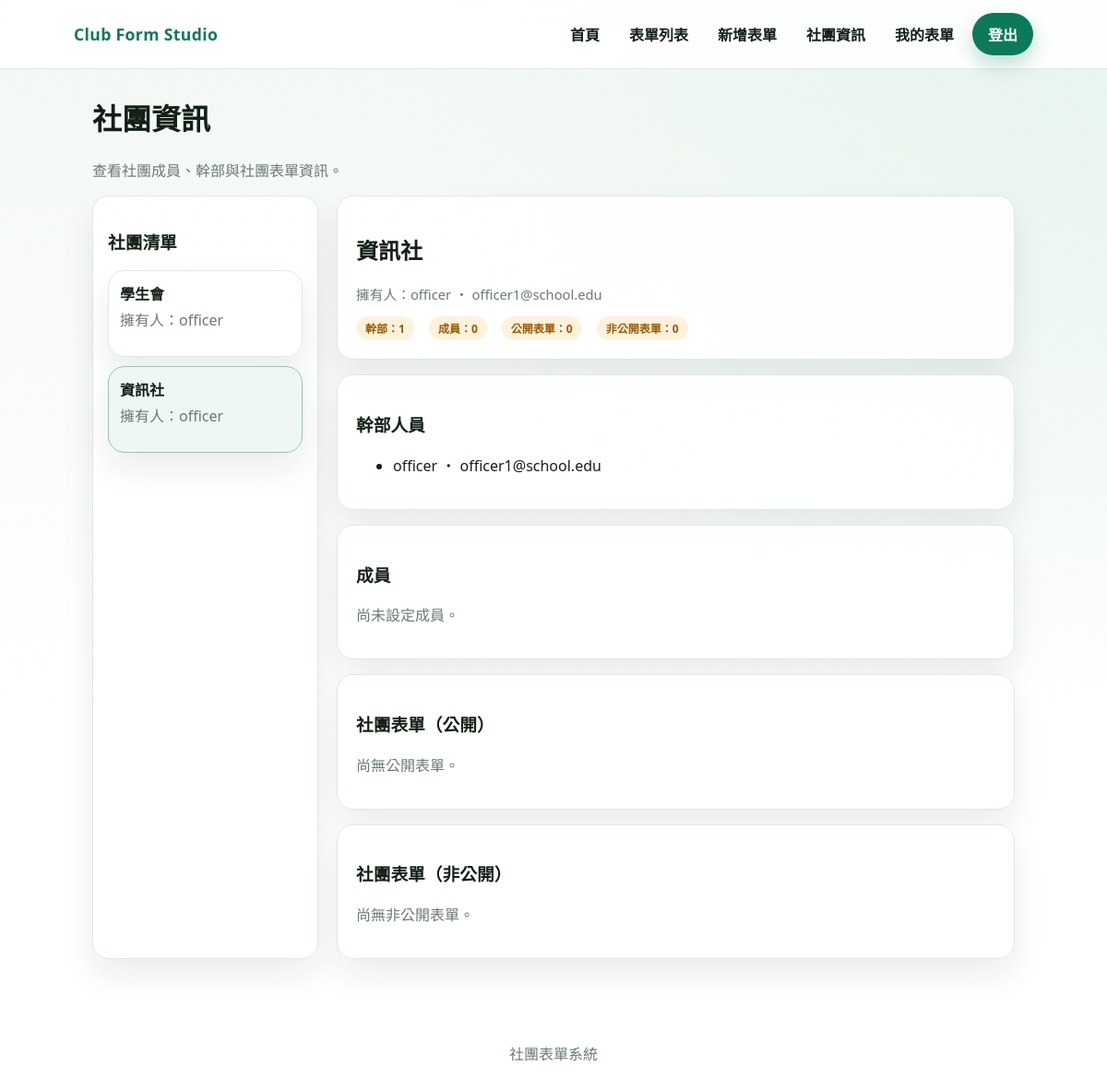
Screenshot of /clubs/manage.php?id=2 (signed in) with the database file from the repository.
### tables this page shows
CREATE TABLE clubs (
    id INT PRIMARY KEY AUTO_INCREMENT,
    name VARCHAR(100) UNIQUE NOT NULL,
    owner_user_id INT NOT NULL COMMENT '社團持有人（建立者）',
    created_at TIMESTAMP DEFAULT CURRENT_TIMESTAMP,
    updated_at TIMESTAMP DEFAULT CURRENT_TIMESTAMP ON UPDATE CURRENT_TIMESTAMP,
    FOREIGN KEY (owner_user_id) REFERENCES users(id) ON DELETE RESTRICT,
    INDEX idx_owner (owner_user_id)
);

CREATE TABLE users (
    id INT PRIMARY KEY AUTO_INCREMENT,
    username VARCHAR(50) UNIQUE NOT NULL,
    password VARCHAR(255) NOT NULL,
    email VARCHAR(100) UNIQUE NOT NULL,
    role ENUM('member', 'owner', 'club_officer', 'admin') DEFAULT 'member' COMMENT '系統身份，社團角色請見 club_memberships',
    created_at TIMESTAMP DEFAULT CURRENT_TIMESTAMP,
    updated_at TIMESTAMP DEFAULT CURRENT_TIMESTAMP ON UPDATE CURRENT_TIMESTAMP
);

CREATE TABLE club_memberships (
    id INT PRIMARY KEY AUTO_INCREMENT,
    user_id INT NOT NULL,
    club_id INT NOT NULL,
    role ENUM('member', 'owner', 'club_officer') NOT NULL COMMENT 'member: 成員, owner: 幹部, club_officer: 持有人',
    created_at TIMESTAMP DEFAULT CURRENT_TIMESTAMP,
    FOREIGN KEY (user_id) REFERENCES users(id) ON DELETE CASCADE,
    FOREIGN KEY (club_id) REFERENCES clubs(id) ON DELETE CASCADE,
    UNIQUE KEY uniq_membership (user_id, club_id),
    INDEX idx_club (club_id),
    INDEX idx_role (role)
);

### clubs/manage.php (the view, shortened to what this page needs)
<?php
$user_raw = isset($_SESSION['user']) ? $_SESSION['user'] : null;
$errors = [];
$is_admin = false;
$clubs = [];
$club = null;
$members = [];
$officers = [];
$public_forms = [];
$private_forms = [];
$selected_id = isset($_GET['id']) ? (int) $_GET['id'] : 0;
try {
	$pdo = get_db();
	$user_stmt = $pdo->prepare('SELECT id, username, role FROM users WHERE username = :u LIMIT 1');
	$user_stmt->execute([':u' => $user_raw]);
	$current_user = $user_stmt->fetch();
	if (!$current_user) {
		$errors[] = '找不到登入帳號資料。';
	} else {
		$is_admin = ($current_user['role'] === 'admin');
	}
	if (empty($errors)) {
		if ($is_admin) {
			$clubs = $pdo->query('SELECT c.id, c.name, u.username AS owner_name FROM clubs c JOIN users u ON u.id = c.owner_user_id ORDER BY c.name ASC')->fetchAll();
		}
	}
	if (empty($clubs)) {
		$errors[] = $is_admin ? '尚未建立任何社團。' : '你尚未加入任何社團。';
	} else {
		$stmt = $pdo->prepare('SELECT c.id, c.name, c.owner_user_id, u.username AS owner_name, u.email AS owner_email FROM clubs c JOIN users u ON u.id = c.owner_user_id WHERE c.id = :id LIMIT 1');
		$stmt->execute([':id' => $selected_id]);
		$club = $stmt->fetch();
		if (!$club) {
			$errors[] = '找不到指定的社團。';
		} else {
			$member_stmt = $pdo->prepare('SELECT u.username, u.email, m.role FROM club_memberships m JOIN users u ON u.id = m.user_id WHERE m.club_id = :club ORDER BY m.role DESC, u.username ASC');
			$member_stmt->execute([':club' => $club['id']]);
			$members_all = $member_stmt->fetchAll();
			foreach ($members_all as $member) {
				if (in_array($member['role'], ['owner', 'club_officer'], true)) {
					$officers[] = $member;
				} elseif ($member['role'] === 'member') {
					$members[] = $member;
				}
			}
		}
	}
} catch (Throwable $e) {
	$errors[] = '資料庫讀取失敗，請稍後再試。';
}
?>
<!doctype html>
<html lang="zh-Hant">
	<head>
		<link rel="stylesheet" href="/group_41/css/app.css" />
	</head>
	<body>
		<?php require __DIR__ . '/../includes/header.php'; ?>
		<main class="section">
			<div class="container">
				<h1>社團資訊</h1>
				<p class="muted">查看社團成員、幹部與社團表單資訊。</p>
				<?php if (!empty($errors)) : ?>
					<div class="error">
						<ul>
							<?php foreach ($errors as $e) : ?>
								<li><?php echo htmlspecialchars($e); ?></li>
							<?php endforeach; ?>
						</ul>
					</div>
					<?php if (!$is_admin && in_array('你尚未加入任何社團。', $errors, true)) : ?>
						<div class="panel" style="padding: 20px">
							<p class="muted">你目前沒有綁定社團，可請管理員協助設定，或重新註冊並建立/加入社團。</p>
							<div style="margin-top: 12px; display: flex; gap: 8px; flex-wrap: wrap">
								<a class="btn btn-primary" href="/group_41/register.php">建立/加入社團</a>
								<a class="btn btn-ghost" href="/group_41/index.php">回首頁</a>
							</div>
						</div>
					<?php endif; ?>
				<?php else : ?>
					<div style="display: grid; gap: 20px; grid-template-columns: minmax(220px, 1fr) minmax(0, 3fr)">
						<div class="panel" style="padding: 16px">
							<h3>社團清單</h3>
							<div style="display: grid; gap: 10px; margin-top: 12px">
								<?php foreach ($clubs as $item) : ?>
									<?php $active = ($club && $club['id'] == $item['id']); ?>
									<a
										href="/group_41/clubs/manage.php?id=<?php echo (int) $item['id']; ?>"
										class="panel"
										style="padding: 12px; border-color: <?php echo $active ? '#8bc9b4' : '#e0e9e3'; ?>; background: <?php echo $active ? '#eef7f3' : 'rgba(255,255,255,0.9)'; ?>"
									>
										<strong><?php echo htmlspecialchars($item['name']); ?></strong>
										<p class="muted" style="margin-top: 4px">擁有人：<?php echo htmlspecialchars($item['owner_name']); ?></p>
									</a>
								<?php endforeach; ?>
							</div>
						</div>
						<div style="display: grid; gap: 16px">
							<div class="panel" style="padding: 20px">
								<h2><?php echo htmlspecialchars($club['name']); ?></h2>
								<p class="meta">擁有人：<?php echo htmlspecialchars($club['owner_name']); ?><?php echo $club['owner_email'] ? ' ・ ' . htmlspecialchars($club['owner_email']) : ''; ?></p>
								<div style="display: flex; gap: 16px; flex-wrap: wrap; margin-top: 12px">
									<span class="pill">幹部：<?php echo number_format(count($officers)); ?></span>
									<span class="pill">成員：<?php echo number_format(count($members)); ?></span>
									<span class="pill">公開表單：<?php echo number_format(count($public_forms)); ?></span>
									<span class="pill">非公開表單：<?php echo number_format(count($private_forms)); ?></span>
								</div>
							</div>
							<div class="panel" style="padding: 20px">
								<h3>幹部人員</h3>
								<?php if (empty($officers)) : ?>
									<p class="muted">尚未設定幹部。</p>
								<?php else : ?>
									<ul>
										<?php foreach ($officers as $officer) : ?>
											<li><?php echo htmlspecialchars($officer['username']); ?><?php echo $officer['email'] ? ' ・ ' . htmlspecialchars($officer['email']) : ''; ?></li>
										<?php endforeach; ?>
									</ul>
								<?php endif; ?>
							</div>
							<div class="panel" style="padding: 20px">
								<h3>成員</h3>
								<?php if (empty($members)) : ?>
									<p class="muted">尚未設定成員。</p>
								<?php endif; ?>
							</div>
							<div class="panel" style="padding: 20px">
								<h3>社團表單（公開）</h3>
								<?php if (empty($public_forms)) : ?>
									<p class="muted">尚無公開表單。</p>
								<?php endif; ?>
							</div>
							<div class="panel" style="padding: 20px">
								<h3>社團表單（非公開）</h3>
								<?php if (empty($private_forms)) : ?>
									<p class="muted">尚無非公開表單。</p>
								<?php endif; ?>
							</div>
						</div>
					</div>
				<?php endif; ?>
			</div>
		</main>
		<footer class="footer container">社團表單系統</footer>
	</body>
</html>
<?php
exit();

### css/app.css (style rules this page uses)
:root { --bg: #f2f7f4; --bg-soft: #e9f1ed; --card: #ffffff; --text: #132017; --muted: #6b7a72; --brand: #0b7a5a; --brand-strong: #085944; --accent: #f5b357; --border: #e0e9e3; --shadow: 0 18px 35px rgba(10, 24, 18, 0.08); --radius: 18px; --radius-sm: 12px; }
* { box-sizing: border-box; }
body { margin: 0; font-family: "Noto Sans TC", "IBM Plex Sans Thai", "Segoe UI", sans-serif; color: var(--text); background: radial-gradient( circle at top right, #e7f4ee 0%, rgba(231, 244, 238, 0) 45% ), linear-gradient(180deg, var(--bg) 0%, #ffffff 65%); min-height: 100vh; }
a { color: inherit; text-decoration: none; }
.container { max-width: 1040px; margin: 0 auto; padding: 0 20px; }
.panel { background: rgba(255, 255, 255, 0.92); border-radius: var(--radius); border: 1px solid var(--border); box-shadow: var(--shadow); }
.section { padding: 8px 0 64px; }
.pill { display: inline-flex; padding: 4px 10px; border-radius: 999px; background: #fff2dd; color: #9c5a00; font-size: 0.75rem; font-weight: 700; }
.meta { color: var(--muted); font-size: 0.92rem; margin-top: 8px; }
.muted { color: var(--muted); }
.footer { padding: 26px 0 40px; text-align: center; color: var(--muted); }

### rows the page displays
clubs: name "學生會", owner_user.username "officer"
clubs: name "資訊社", owner_user.username "officer", owner_user.email "officer1@school.edu"
club_memberships: user.username "officer", user.email "officer1@school.edu"

### other values shown
count($officers) "1"
count($members) "0"
count($public_forms) "0"
count($private_forms) "0"
